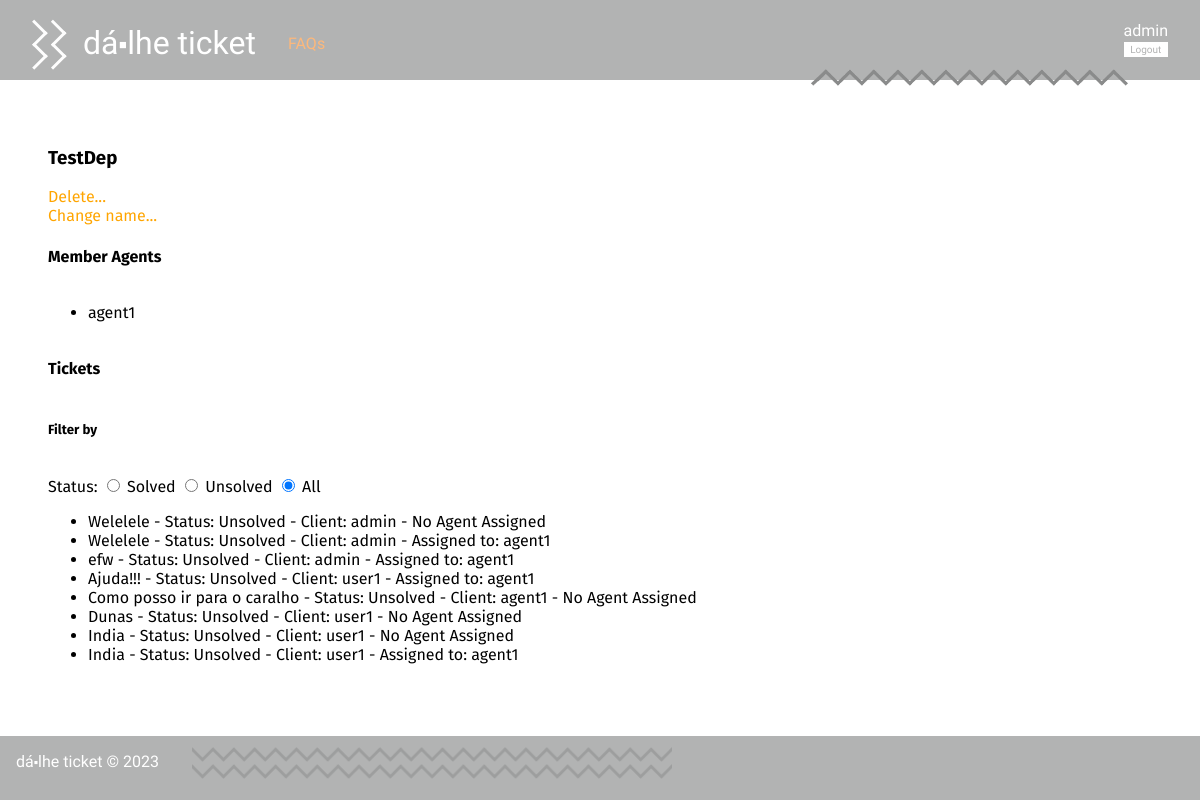
Page /pages/departmentDetails.php?name=TestDep (signed in) on the committed database.
### tables this page shows
CREATE TABLE Department(
   name varchar(20) primary key
);

CREATE TABLE User(
   name varchar(60) not null,
   username varchar(20) primary key,
   email varchar(60) not null,
   password varchar(40) not null,
   type varchar(5) not null, /*user, agent, admin*/
   department varchar(20)
, ticket_count integer default 0, closed_tickets integer default 0);

CREATE TABLE Ticket(
   id integer primary key autoincrement,
   title varchar(60) not null,
   client varchar(20) not null,
   agent varchar(20),
   status varchar(10) not null,
   department varchar(20),
   foreign key (client) references User(username),
   foreign key (agent) references User(username),
   foreign key (department) references Department(name)
);

### database/department.class.php (called while the page is built, shortened)
<?php
  require_once(__DIR__ . '/../database/ticket.class.php');
  class Department{
    public string $name;
    public function __construct(string $name){
      $this->name = $name;
    }
    public function getMemberAgents(PDO $db) : array {
      $stmt = $db->prepare('SELECT * FROM User WHERE department = ?');
      $stmt->execute(array($this->name));
      $agents = array();
      while ($agent = $stmt->fetch()) {
        $agents[] = new User(
          $agent['name'],
          $agent['username'],
          $agent['email'],
          $agent['type'],
          $agent['department'],
          intval($agent['ticket_count']),
          intval($agent['closed_tickets'])
        );
      }
      return $agents;
    }
    static public function getDepartmentByName(PDO $db, string $name) {
      $stmt = $db->prepare('SELECT * FROM Department WHERE name = ?');
      $stmt->execute(array($name));
      $query = $stmt->fetchAll()[0];
      return new Department($query['name']);
    }
  }
?>

### database/user.class.php (called while the page is built, shortened)
<?php
class User{
  public function __construct(string $name, string $username, string $email, string $type, string $department, int $ticket_count, int $closed_tickets){
    $this->username = $username;
  }
}
?>

### database/ticket.class.php (called while the page is built, shortened)
<?php
class Ticket {
    public function __construct(int $id, string $title, string $client, ?string $agent, string $status, string $department) {
        $this->id = $id;
        $this->title = $title;
        $this->client = $client;
        $this->agent = $agent;
        $this->status = $status;
    }
    static public function getAllTicketsInDepartment(PDO $db, string $name) : array {
        $stmt = $db->prepare("
            SELECT id, title, client, agent, status, department
            FROM Ticket
            WHERE department = ?
        ");
        $stmt->execute(array($name));
        $tickets = array();
        while($ticket = $stmt->fetch()){
            $tickets[] = new Ticket(
            $ticket['id'],
            $ticket['title'],
            $ticket['client'],
            $ticket['agent'],
            $ticket['status'],
            $ticket['department']
            );
        }
        return $tickets;
    }
}
?>

### templates/departmentDetails.tpl.php (the view, shortened to what this page needs)
<?php
require_once(__DIR__ . '/../database/department.class.php');
require_once(__DIR__ . '/../database/ticket.class.php');
require_once(__DIR__ . '/../database/connection.db.php');
function drawDepartment(Department $department) : void {
        global $session, $db;
?>
    <h3 class="name"><?= $department->name ?></h3>
    <div class="dep_options">
        <a href="../actions/action_delete_department.php?name=<?= $department->name ?>">Delete...</a>
        <br>
        <a href="../pages/change_department_name.php?name=<?= $department->name ?>">Change name...</a>
    </div>
    <h4>Member Agents</h4>
    <ul class="search_list">
<?php
    foreach ($department->getMemberAgents($db) as $agent) {
?>
    <li>
        <a href="../pages/profile.php?username=<?= $agent->username ?>"><?= $agent->username ?></a>
    </li>
<?php
    }
?>
    </ul>
    <h4>Tickets</h4>
    <h5>Filter by</h5>
    <form class="radio_form" id="status">
        <p>Status: </p>
        <input type="radio" name="status" value="Solved">
        <p>Solved</p>
        <input type="radio" name="status" value="Unsolved">
        <p>Unsolved</p>
        <input type="radio" name="status" value="All" checked>
        <p>All</p>
    </form>
    <ul class="ticket_list">
<?php
    foreach (Ticket::getAllTicketsInDepartment($db, $department->name) as $ticket) {
?>
    <li class="ticket">
        <a href="../pages/ticket.php?id=<?= $ticket->id ?>"><?= $ticket->title ?>
        - Status: <span id="status"><?= $ticket->status ?></span>
        - Client: <?= $ticket->client ?>
        <?php if($ticket->agent != null) { ?>
        - Assigned to: <span id="agent"><?= $ticket->agent ?></span></a>
        <?php } else {?>
        - <span id="agent">No Agent Assigned</span></a>
        <?php } ?>
    </li>
<?php
    }
?>
    </ul>
<?php
    }
?>

### css/style.css (style rules this page uses)
body { font-family: 'Allerta Stencil', sans-serif; margin: 0; padding: 0; display: grid; grid-template-columns: auto; grid-template-rows: 5em auto 4em; grid-template-areas: "header" "main" "footer"; min-height: 100vh; background-color: #b2b3b3; }
form * { display: block; }
a { text-decoration: none; color: orange; }
.radio_form { margin-top: 1em; }
.radio_form input { display: inline; }
.radio_form p { display: inline; }
.search_list a { color: black; }
p { overflow-wrap: break-word; }
.ticket_list a { color: black; text-decoration: none; }

### rows in the picture
department: name "TestDep"
user: username "agent1"
ticket: title "Welelele", status "Unsolved", client "admin", shows "No Agent Assigned"
ticket: title "Welelele", status "Unsolved", client "admin", agent "agent1"
ticket: title "efw", status "Unsolved", client "admin", agent "agent1"
ticket: title "Ajuda!!!", status "Unsolved", client "user1", agent "agent1"
ticket: title "Como posso ir para o caralho", status "Unsolved", client "agent1", shows "No Agent Assigned"
ticket: title "Dunas", status "Unsolved", client "user1", shows "No Agent Assigned"
ticket: title "India", status "Unsolved", client "user1", shows "No Agent Assigned"
ticket: title "India", status "Unsolved", client "user1", agent "agent1"

### other values in the picture
$name "dá⬝lhe ticket"
$session->getName() "admin"
